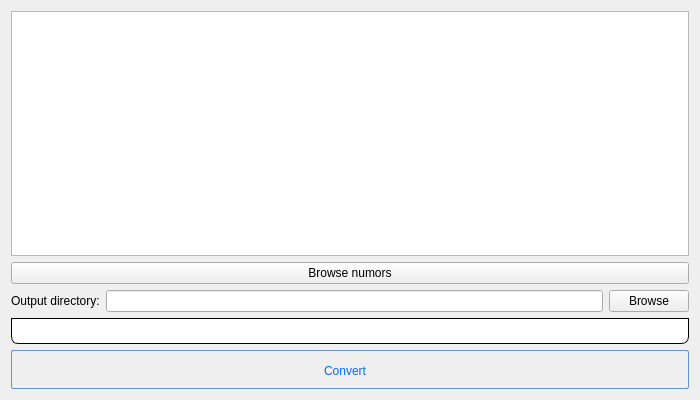
<?xml version="1.0" encoding="UTF-8"?>
<ui version="4.0">
 <class>DialogHDF5Converter</class>
 <widget class="QDialog" name="DialogHDF5Converter">
  <property name="geometry">
   <rect>
    <x>0</x>
    <y>0</y>
    <width>700</width>
    <height>400</height>
   </rect>
  </property>
  <property name="sizePolicy">
   <sizepolicy hsizetype="Preferred" vsizetype="Preferred">
    <horstretch>1</horstretch>
    <verstretch>0</verstretch>
   </sizepolicy>
  </property>
  <property name="windowTitle">
   <string>HDF5 converter</string>
  </property>
  <layout class="QVBoxLayout" name="verticalLayout">
   <item>
    <layout class="QVBoxLayout" name="verticalLayout_2">
     <item>
      <widget class="QListWidget" name="numors">
       <property name="editTriggers">
        <set>QAbstractItemView::NoEditTriggers</set>
       </property>
       <property name="sortingEnabled">
        <bool>true</bool>
       </property>
      </widget>
     </item>
     <item>
      <widget class="QPushButton" name="browseInputNumors">
       <property name="text">
        <string>Browse numors</string>
       </property>
       <property name="autoDefault">
        <bool>false</bool>
       </property>
      </widget>
     </item>
    </layout>
   </item>
   <item>
    <layout class="QHBoxLayout" name="horizontalLayout">
     <item>
      <widget class="QLabel" name="label">
       <property name="text">
        <string>Output directory:</string>
       </property>
      </widget>
     </item>
     <item>
      <widget class="QLineEdit" name="outputDirectory">
       <property name="readOnly">
        <bool>true</bool>
       </property>
      </widget>
     </item>
     <item>
      <widget class="QPushButton" name="browseOutputDirectory">
       <property name="text">
        <string>Browse</string>
       </property>
       <property name="autoDefault">
        <bool>false</bool>
       </property>
      </widget>
     </item>
    </layout>
   </item>
   <item>
    <layout class="QHBoxLayout" name="horizontalLayout_2">
     <item>
      <widget class="QProgressBar" name="progressBar_conversion">
       <property name="styleSheet">
        <string notr="true">QProgressBar {
                                         border: 1px solid black;
                                         text-align: center;
											  color: white;
                                         padding: 1px;
                                         border-bottom-right-radius: 7px;
                                         border-bottom-left-radius: 7px;
                                         background: QLinearGradient( x1: 0, y1: 0, x2: 1, y2: 0,
                                         stop: 0 #eee,
                                         stop: 0.5 #ddd,
                                         stop: 1 #eee );
                                         width: 15px;
                                         }
                                         
                                         QProgressBar::chunk {
                                         background: QLinearGradient( x1: 0, y1: 0, x2: 1, y2: 0,
                                         stop: 0 #78d,
                                         stop: 1 #238 );
                                         border-bottom-right-radius: 7px;
                                         border-bottom-left-radius: 7px;
                                         border: 1px solid black;
                                         }</string>
       </property>
       <property name="value">
        <number>0</number>
       </property>
      </widget>
     </item>
    </layout>
   </item>
   <item>
    <layout class="QHBoxLayout" name="horizontalLayout_3">
     <item>
      <widget class="QPushButton" name="convert">
       <property name="styleSheet">
        <string notr="true">QPushButton:hover{
        background: qlineargradient(x1 : 0, y1 : 0, x2 : 0, y2 :   1, stop :   0.0 #ffd9aa,
                stop :   0.5 #ffbb6e, stop :   0.55 #feae42, stop :   1.0 #fedb74);
}

QPushButton {
        border: 1px solid #6593cf;
        border-radius: 2px;
        padding: 5px 15px 2px 5px;
        background: qlineargradient(x1 : 0, y1 : 0, x2 : 0, y2 :   1, stop :   0.0 #f5f9ff,
                stop :   0.5 #c7dfff, stop :   0.55 #afd2ff, stop :   1.0 #c0dbff);
        color: #006aff;
        font: bold large &quot;Arial&quot;;
        height: 30px;
}




QPushButton:pressed {
        background: qlineargradient(x1 : 0, y1 : 0, x2 : 0, y2 :   1, stop :   0.0 #c0dbff,
        stop :   0.5 #cfd26f, stop :   0.55 #c7df6f, stop :   1.0 #f5f9ff);
        padding-top: 2px;
        padding-left: 3px;

}


QPushButton:on {
        background: qlineargradient(x1 : 0, y1 : 0, x2 : 0, y2 :   1, stop :   0.0 #5AA72D,
        stop :   0.5 #B3E296, stop :   0.55 #B3E296, stop :   1.0 #f5f9ff);
        padding-top: 2px;
        padding-left: 3px;
}

QPushButton:disabled {
        background: transparent #e5e9ee;
        padding-top: 2px;        
        padding-left: 3px;
        color: black;
}</string>
       </property>
       <property name="text">
        <string>Convert</string>
       </property>
      </widget>
     </item>
    </layout>
   </item>
  </layout>
 </widget>
 <resources/>
 <connections/>
</ui>
